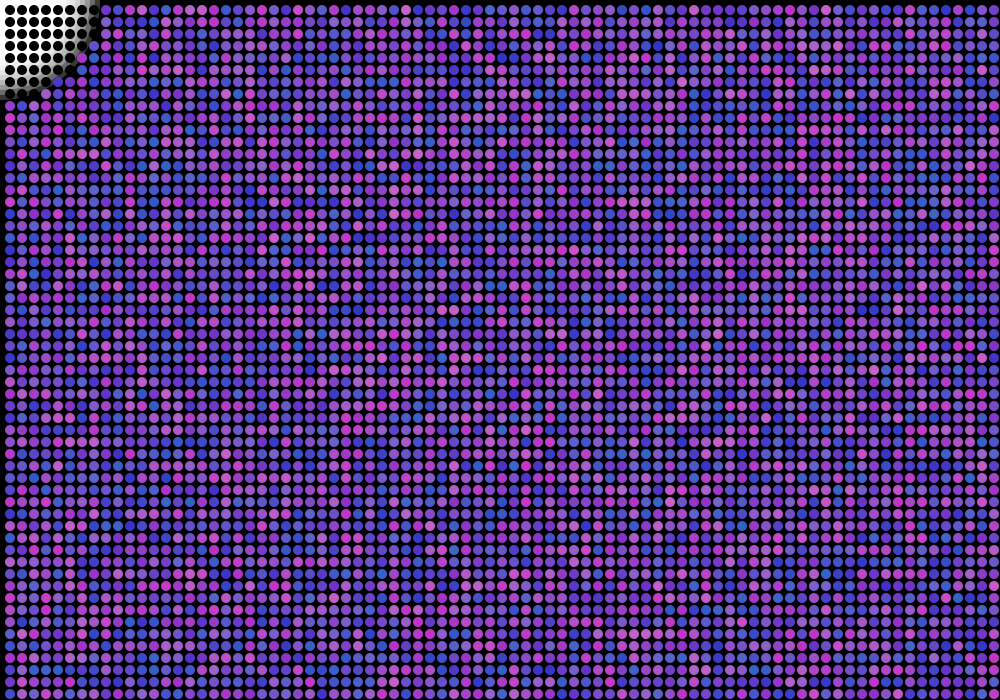
Frame 1 (no input)
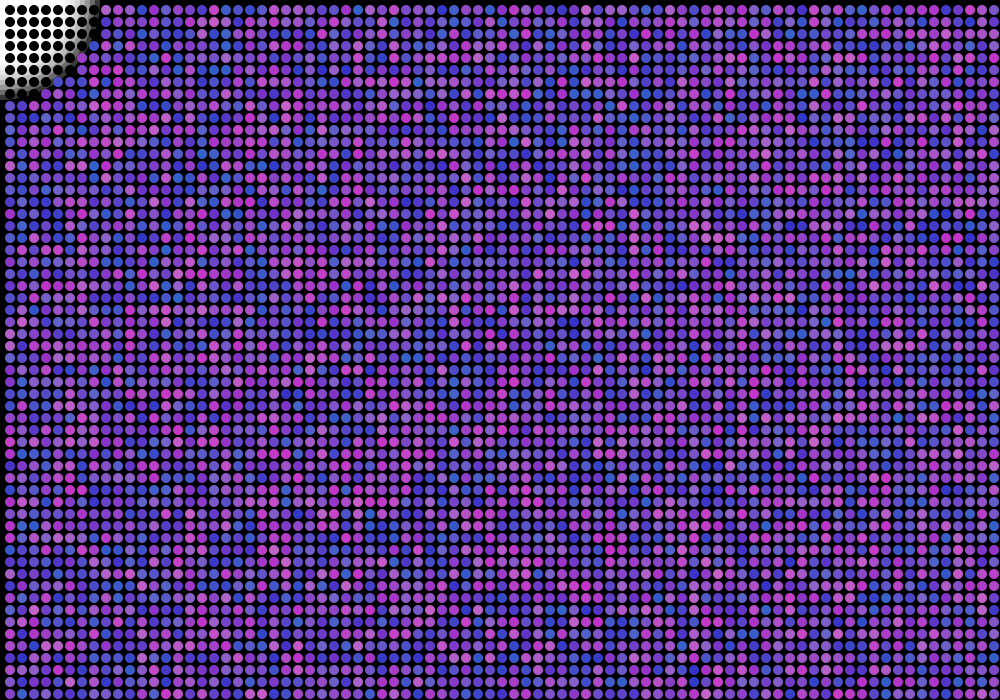
Frame 60 (the mouse pressed at the canvas centre just before this capture)
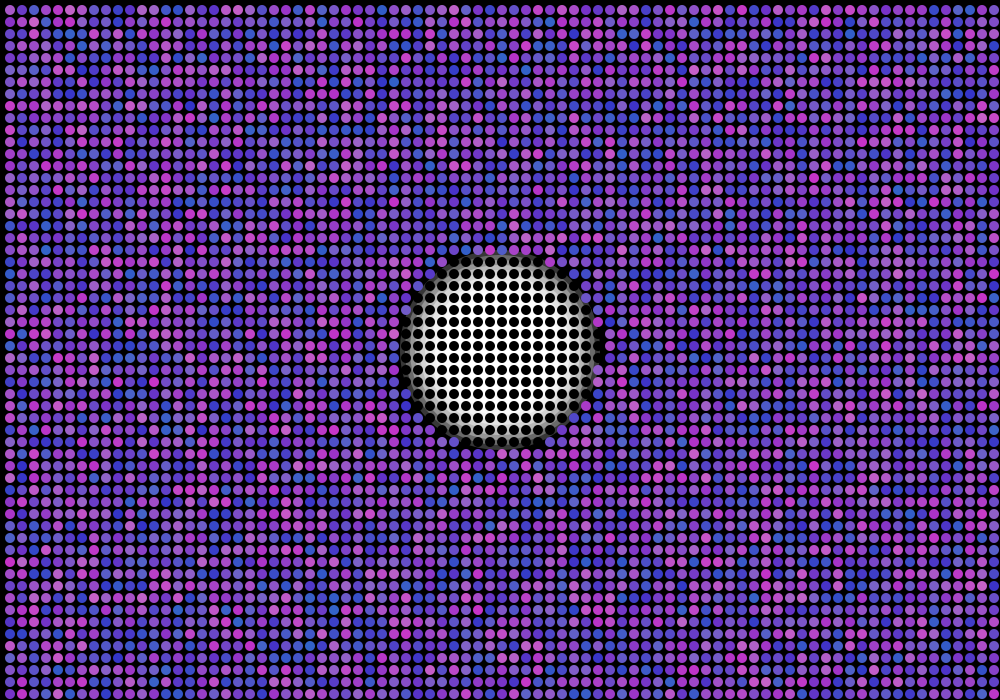
Frame 120 (the mouse held since frame 60 and released just before this capture)

The Processing sketch that drew these frames (run headless with seeded random() and noise(); from frame 60 on, the mouse is pressed at the canvas centre):

// Processing sketch: processing_158864
// ── processing_158864.pde


void setup() {
  size(1000,700);
  background(0); 
}

void draw(){
background(0); 
//make flashlight highlight 
noStroke(); 
for(int i=200; i>5; i-=10){
  fill(255, 255-i); 
  ellipse(mouseX, mouseY, i,i); 
}

//draw all circles 
for(int i=10;i< 1000; i+=12){
   for(int j=10; j<700; j+=12){
     if(dist(mouseX,mouseY, i,j)< 100){
       fill(0); 
     }
     else {
      fill(random(50,200),random(50,100),200 ); 
     }
     ellipse( i,j, 10,10); 
   }
}

}
